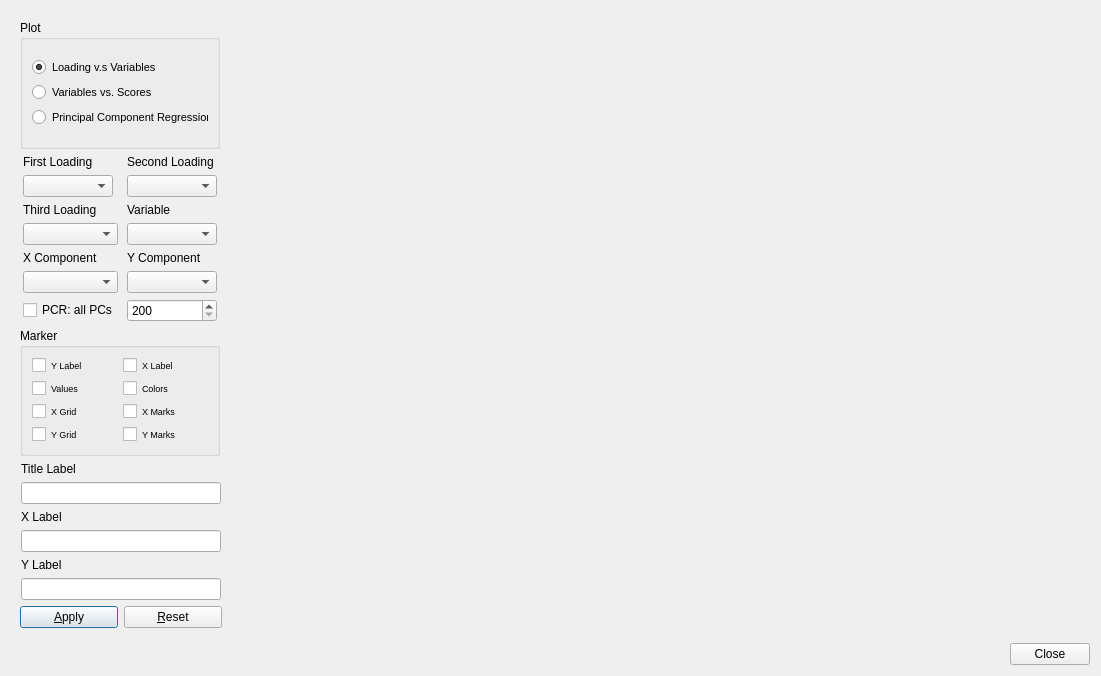
<?xml version="1.0" encoding="UTF-8"?>
<ui version="4.0">
 <class>Dialog</class>
 <widget class="QDialog" name="Dialog">
  <property name="geometry">
   <rect>
    <x>0</x>
    <y>0</y>
    <width>1101</width>
    <height>676</height>
   </rect>
  </property>
  <property name="windowTitle">
   <string>PCA Mixed Plots</string>
  </property>
  <layout class="QVBoxLayout" name="verticalLayout_4">
   <item>
    <widget class="QWidget" name="centralwidget" native="true">
     <layout class="QHBoxLayout" name="horizontalLayout_6">
      <item>
       <layout class="QVBoxLayout" name="verticalLayout_3">
        <item>
         <widget class="QGroupBox" name="PgroupBox">
          <property name="sizePolicy">
           <sizepolicy hsizetype="Fixed" vsizetype="Preferred">
            <horstretch>0</horstretch>
            <verstretch>0</verstretch>
           </sizepolicy>
          </property>
          <property name="minimumSize">
           <size>
            <width>200</width>
            <height>0</height>
           </size>
          </property>
          <property name="maximumSize">
           <size>
            <width>200</width>
            <height>16777215</height>
           </size>
          </property>
          <property name="title">
           <string>Plot</string>
          </property>
          <layout class="QVBoxLayout" name="verticalLayout_2">
           <item>
            <layout class="QGridLayout" name="gridLayout">
             <item row="2" column="0">
              <widget class="QRadioButton" name="scoreradioButton">
               <property name="font">
                <font>
                 <pointsize>8</pointsize>
                </font>
               </property>
               <property name="text">
                <string>Variables vs. Scores</string>
               </property>
              </widget>
             </item>
             <item row="0" column="0">
              <widget class="QRadioButton" name="loadingradioButton">
               <property name="font">
                <font>
                 <pointsize>8</pointsize>
                </font>
               </property>
               <property name="text">
                <string>Loading v.s Variables</string>
               </property>
               <property name="checked">
                <bool>true</bool>
               </property>
              </widget>
             </item>
             <item row="3" column="0">
              <widget class="QRadioButton" name="pcrradioButton">
               <property name="font">
                <font>
                 <pointsize>8</pointsize>
                </font>
               </property>
               <property name="text">
                <string>Principal Component Regression</string>
               </property>
              </widget>
             </item>
            </layout>
           </item>
          </layout>
         </widget>
        </item>
        <item>
         <layout class="QGridLayout" name="gridLayout_2">
          <item row="5" column="1">
           <widget class="QComboBox" name="YcomboBox"/>
          </item>
          <item row="3" column="1">
           <widget class="QComboBox" name="variablecomboBox">
            <property name="sizePolicy">
             <sizepolicy hsizetype="Fixed" vsizetype="Fixed">
              <horstretch>0</horstretch>
              <verstretch>0</verstretch>
             </sizepolicy>
            </property>
            <property name="minimumSize">
             <size>
              <width>90</width>
              <height>0</height>
             </size>
            </property>
            <property name="maximumSize">
             <size>
              <width>90</width>
              <height>16777215</height>
             </size>
            </property>
           </widget>
          </item>
          <item row="2" column="0">
           <widget class="QLabel" name="label_5">
            <property name="text">
             <string>Third Loading</string>
            </property>
           </widget>
          </item>
          <item row="0" column="0">
           <widget class="QLabel" name="Ylabel">
            <property name="text">
             <string>First Loading</string>
            </property>
           </widget>
          </item>
          <item row="2" column="1">
           <widget class="QLabel" name="label_4">
            <property name="text">
             <string>Variable</string>
            </property>
           </widget>
          </item>
          <item row="1" column="0">
           <widget class="QComboBox" name="lo1comboBox">
            <property name="sizePolicy">
             <sizepolicy hsizetype="Fixed" vsizetype="Fixed">
              <horstretch>0</horstretch>
              <verstretch>0</verstretch>
             </sizepolicy>
            </property>
            <property name="minimumSize">
             <size>
              <width>90</width>
              <height>0</height>
             </size>
            </property>
            <property name="maximumSize">
             <size>
              <width>90</width>
              <height>16777215</height>
             </size>
            </property>
           </widget>
          </item>
          <item row="4" column="0">
           <widget class="QLabel" name="label_6">
            <property name="text">
             <string>X Component</string>
            </property>
           </widget>
          </item>
          <item row="4" column="1">
           <widget class="QLabel" name="label_7">
            <property name="text">
             <string>Y Component</string>
            </property>
           </widget>
          </item>
          <item row="1" column="1">
           <widget class="QComboBox" name="lo2comboBox"/>
          </item>
          <item row="0" column="1">
           <widget class="QLabel" name="label_8">
            <property name="text">
             <string>Second Loading</string>
            </property>
           </widget>
          </item>
          <item row="3" column="0">
           <widget class="QComboBox" name="lo3comboBox"/>
          </item>
          <item row="5" column="0">
           <widget class="QComboBox" name="XcomboBox"/>
          </item>
          <item row="6" column="0">
           <widget class="QCheckBox" name="pcrcheckBox">
            <property name="text">
             <string>PCR: all PCs</string>
            </property>
           </widget>
          </item>
          <item row="6" column="1">
           <widget class="QSpinBox" name="nptsspinBox">
            <property name="minimum">
             <number>200</number>
            </property>
            <property name="maximum">
             <number>2000</number>
            </property>
            <property name="singleStep">
             <number>100</number>
            </property>
           </widget>
          </item>
         </layout>
        </item>
        <item>
         <widget class="QGroupBox" name="MarkergroupBox">
          <property name="sizePolicy">
           <sizepolicy hsizetype="Fixed" vsizetype="Preferred">
            <horstretch>0</horstretch>
            <verstretch>0</verstretch>
           </sizepolicy>
          </property>
          <property name="minimumSize">
           <size>
            <width>200</width>
            <height>0</height>
           </size>
          </property>
          <property name="maximumSize">
           <size>
            <width>200</width>
            <height>16777215</height>
           </size>
          </property>
          <property name="title">
           <string>Marker</string>
          </property>
          <layout class="QVBoxLayout" name="verticalLayout">
           <item>
            <layout class="QHBoxLayout" name="horizontalLayout">
             <item>
              <widget class="QCheckBox" name="YcheckBox">
               <property name="font">
                <font>
                 <pointsize>7</pointsize>
                </font>
               </property>
               <property name="text">
                <string>Y Label</string>
               </property>
              </widget>
             </item>
             <item>
              <widget class="QCheckBox" name="XcheckBox">
               <property name="font">
                <font>
                 <pointsize>7</pointsize>
                </font>
               </property>
               <property name="text">
                <string>X Label</string>
               </property>
              </widget>
             </item>
            </layout>
           </item>
           <item>
            <layout class="QHBoxLayout" name="horizontalLayout_2">
             <item>
              <widget class="QCheckBox" name="VcheckBox">
               <property name="font">
                <font>
                 <pointsize>7</pointsize>
                </font>
               </property>
               <property name="text">
                <string>Values</string>
               </property>
              </widget>
             </item>
             <item>
              <widget class="QCheckBox" name="CcheckBox">
               <property name="font">
                <font>
                 <pointsize>7</pointsize>
                </font>
               </property>
               <property name="text">
                <string>Colors</string>
               </property>
              </widget>
             </item>
            </layout>
           </item>
           <item>
            <layout class="QHBoxLayout" name="horizontalLayout_3">
             <item>
              <widget class="QCheckBox" name="XGcheckBox">
               <property name="font">
                <font>
                 <pointsize>7</pointsize>
                </font>
               </property>
               <property name="text">
                <string>X Grid</string>
               </property>
              </widget>
             </item>
             <item>
              <widget class="QCheckBox" name="XMcheckBox">
               <property name="font">
                <font>
                 <pointsize>7</pointsize>
                </font>
               </property>
               <property name="text">
                <string>X Marks</string>
               </property>
              </widget>
             </item>
            </layout>
           </item>
           <item>
            <layout class="QHBoxLayout" name="horizontalLayout_4">
             <item>
              <widget class="QCheckBox" name="YGcheckBox">
               <property name="font">
                <font>
                 <pointsize>7</pointsize>
                </font>
               </property>
               <property name="text">
                <string>Y Grid</string>
               </property>
              </widget>
             </item>
             <item>
              <widget class="QCheckBox" name="YMcheckBox">
               <property name="font">
                <font>
                 <pointsize>7</pointsize>
                </font>
               </property>
               <property name="text">
                <string>Y Marks</string>
               </property>
              </widget>
             </item>
            </layout>
           </item>
          </layout>
         </widget>
        </item>
        <item>
         <layout class="QGridLayout" name="gridLayout_3">
          <item row="3" column="0">
           <widget class="QLineEdit" name="XlineEdit">
            <property name="sizePolicy">
             <sizepolicy hsizetype="Fixed" vsizetype="Fixed">
              <horstretch>0</horstretch>
              <verstretch>0</verstretch>
             </sizepolicy>
            </property>
            <property name="minimumSize">
             <size>
              <width>200</width>
              <height>0</height>
             </size>
            </property>
            <property name="maximumSize">
             <size>
              <width>200</width>
              <height>16777215</height>
             </size>
            </property>
           </widget>
          </item>
          <item row="1" column="0">
           <widget class="QLineEdit" name="TlineEdit">
            <property name="sizePolicy">
             <sizepolicy hsizetype="Fixed" vsizetype="Fixed">
              <horstretch>0</horstretch>
              <verstretch>0</verstretch>
             </sizepolicy>
            </property>
            <property name="minimumSize">
             <size>
              <width>200</width>
              <height>0</height>
             </size>
            </property>
            <property name="maximumSize">
             <size>
              <width>200</width>
              <height>16777215</height>
             </size>
            </property>
           </widget>
          </item>
          <item row="0" column="0">
           <widget class="QLabel" name="label">
            <property name="text">
             <string>Title Label</string>
            </property>
           </widget>
          </item>
          <item row="2" column="0">
           <widget class="QLabel" name="label_2">
            <property name="text">
             <string>X Label</string>
            </property>
           </widget>
          </item>
          <item row="4" column="0">
           <widget class="QLabel" name="label_3">
            <property name="text">
             <string>Y Label</string>
            </property>
           </widget>
          </item>
          <item row="5" column="0">
           <widget class="QLineEdit" name="YlineEdit">
            <property name="sizePolicy">
             <sizepolicy hsizetype="Fixed" vsizetype="Fixed">
              <horstretch>0</horstretch>
              <verstretch>0</verstretch>
             </sizepolicy>
            </property>
            <property name="minimumSize">
             <size>
              <width>200</width>
              <height>0</height>
             </size>
            </property>
            <property name="maximumSize">
             <size>
              <width>200</width>
              <height>16777215</height>
             </size>
            </property>
           </widget>
          </item>
         </layout>
        </item>
        <item>
         <layout class="QHBoxLayout" name="horizontalLayout_5">
          <item>
           <widget class="QPushButton" name="ApplyButton">
            <property name="sizePolicy">
             <sizepolicy hsizetype="Fixed" vsizetype="Fixed">
              <horstretch>0</horstretch>
              <verstretch>0</verstretch>
             </sizepolicy>
            </property>
            <property name="minimumSize">
             <size>
              <width>98</width>
              <height>0</height>
             </size>
            </property>
            <property name="maximumSize">
             <size>
              <width>98</width>
              <height>16777215</height>
             </size>
            </property>
            <property name="text">
             <string>&amp;Apply</string>
            </property>
           </widget>
          </item>
          <item>
           <widget class="QPushButton" name="ResetButton">
            <property name="sizePolicy">
             <sizepolicy hsizetype="Fixed" vsizetype="Fixed">
              <horstretch>0</horstretch>
              <verstretch>0</verstretch>
             </sizepolicy>
            </property>
            <property name="minimumSize">
             <size>
              <width>98</width>
              <height>0</height>
             </size>
            </property>
            <property name="maximumSize">
             <size>
              <width>98</width>
              <height>16777215</height>
             </size>
            </property>
            <property name="text">
             <string>&amp;Reset</string>
            </property>
           </widget>
          </item>
         </layout>
        </item>
       </layout>
      </item>
      <item>
       <widget class="QWidget" name="mplwindow" native="true">
        <property name="sizePolicy">
         <sizepolicy hsizetype="Expanding" vsizetype="Expanding">
          <horstretch>0</horstretch>
          <verstretch>0</verstretch>
         </sizepolicy>
        </property>
        <property name="minimumSize">
         <size>
          <width>0</width>
          <height>0</height>
         </size>
        </property>
        <layout class="QVBoxLayout" name="mplvl"/>
       </widget>
      </item>
     </layout>
    </widget>
   </item>
   <item>
    <layout class="QHBoxLayout" name="horizontalLayout_7">
     <item>
      <spacer name="horizontalSpacer">
       <property name="orientation">
        <enum>Qt::Horizontal</enum>
       </property>
       <property name="sizeHint" stdset="0">
        <size>
         <width>528</width>
         <height>20</height>
        </size>
       </property>
      </spacer>
     </item>
     <item>
      <widget class="QPushButton" name="pushButton">
       <property name="text">
        <string>Close</string>
       </property>
      </widget>
     </item>
    </layout>
   </item>
  </layout>
 </widget>
 <resources/>
 <connections>
  <connection>
   <sender>pushButton</sender>
   <signal>clicked()</signal>
   <receiver>Dialog</receiver>
   <slot>accept()</slot>
   <hints>
    <hint type="sourcelabel">
     <x>577</x>
     <y>611</y>
    </hint>
    <hint type="destinationlabel">
     <x>542</x>
     <y>635</y>
    </hint>
   </hints>
  </connection>
 </connections>
</ui>
